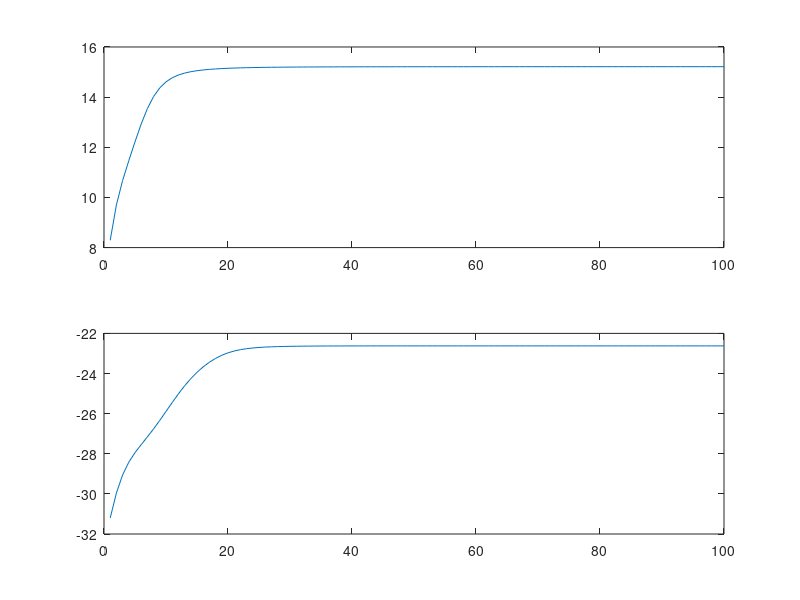

Recreate this plot in MATLAB.
clear;

K = 7;
N = 20;
I = 1;

rng('default');
rng(1);

a0 = exp(randn(K,I)); % log of tissue priors at some voxel (log-normal distribution)
a0 = bsxfun(@rdivide,a0,sum(a0)); 
a0 = log(a0);

rng('default');
rng(2);

b = exp(randn(K,I,N)); % likelihoods 

rng('default');
rng(3);

c0 = exp(randn(K,N));  
c0 = bsxfun(@rdivide,c0,sum(c0)); 
c0 = log(c0);
c  = [];
for i=1:I
   c(:,i,:) = c0;
end
% c  = bsxfun(@rdivide,c,sum(c)); % log of mixing weights

%%
subplot(2,1,1);
ll = [];
a  = a0;
for iter=1:100
    
    ea = exp(a);
    
    tmp = 0;
    for n=1:N        
        eab = bsxfun(@times,ea,b(:,:,n));
        r   = bsxfun(@rdivide,eab,sum(eab,1));
        tmp = tmp + r;    
    end
    
    a = log(1/N*bsxfun(@times,sum(ea),tmp) + eps);

    ll = [ll; sum(sum(log(sum(bsxfun(@times,ea,b),1)),2),3)]; plot(ll); drawnow;
end
disp(ll(end))

%%
subplot(2,1,2);
ll = [];
a  = a0;
for iter=1:100

    ac   = bsxfun(@plus,a,c);    
    eac0 = exp(ac);
        
    anum = 0;
    aden = 0;
    for n=1:N
   
        ac  = bsxfun(@plus,a,c(:,:,n));    
        eac = exp(ac);
    
        eacb = bsxfun(@times,eac,b(:,:,n));

        r    = bsxfun(@rdivide,eacb,sum(eacb,1));
        anum = anum + r;
        
        pn = 1./sum(eac,1);
        cn = exp(c(:,:,n));
        
        p = bsxfun(@times,pn,cn);
        aden = aden + p;
    end
    
    a = log(anum./aden + eps);

    ll = [ll; sum(sum(log(sum(bsxfun(@times,eac0,b),1)),2),3)]; plot(ll); drawnow;
end
disp(ll(end))